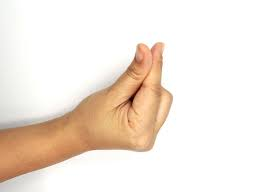
#> input picture CODES/hand1.jpg, 262 x 192 px
$ python skinMask.py
#> lines starting #> are read from the running program, lines starting #| are printed output that depends on the picture; after the words box and inside, x2 and y2 are one past the last pixel; in counts of white or black regions, pixels touching at a corner belong together
import numpy as np
import cv2

def func(path):
#> called with path = 'hand1.jpg'
    frame = cv2.imread(path)
#> frame is the input picture: shape (192, 262, 3); mean B, G, R 221.9, 231.9, 243.3
    cv2.imshow("showing",frame)
    frame = cv2.resize(frame,(96,96))
#> frame: shape (96, 96, 3)

    # downsize it to reduce processing time
    #cv2.imshow("original",frame)
    converted = cv2.cvtColor(frame, cv2.COLOR_BGR2HSV) # Convert from RGB to HSV
#> converted: shape (96, 96, 3); mean H, S, V 10.3, 26.3, 243.4
    #print(frame.shape)
    #tuned settings
    lowerBoundary = np.array([0,40,30],dtype="uint8")
    upperBoundary = np.array([43,255,254],dtype="uint8")

    skinMask = cv2.inRange(converted, lowerBoundary, upperBoundary)
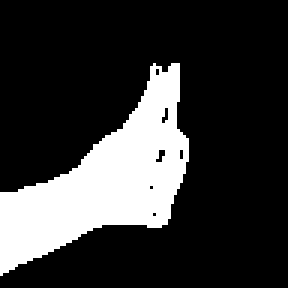
#> skinMask: shape (96, 96) (shown 3 times larger); 21.1% white; 1 white region, box (x1, y1, x2, y2) and area: (0, 21, 63, 92) 1947

    # apply a series of erosions and dilations to the mask using an elliptical kernel
    kernel = cv2.getStructuringElement(cv2.MORPH_ELLIPSE, (3,3))
    skinMask = cv2.erode(skinMask, kernel, iterations = 2)
#> skinMask: shape (96, 96); 16.3% white; 1 white region, box (x1, y1, x2, y2) and area: (0, 24, 61, 90) 1498
    skinMask = cv2.dilate(skinMask, kernel, iterations = 2)
#> skinMask: shape (96, 96); 20.6% white; 1 white region, box (x1, y1, x2, y2) and area: (0, 22, 63, 92) 1903

    lowerBoundary = np.array([170,80,30],dtype="uint8")
    upperBoundary = np.array([180,255,250],dtype="uint8")

    skinMask2 = cv2.inRange(converted, lowerBoundary, upperBoundary)
#> skinMask2: shape (96, 96); every value is 0
    skinMask = cv2.addWeighted(skinMask,0.5,skinMask2,0.5,0.0)
    #print(skinMask.flatten())
    #print(skinMask.shape)

    # blur the mask to help remove noise, then apply the
    # mask to the frame
    skinMask = cv2.medianBlur(skinMask, 5)
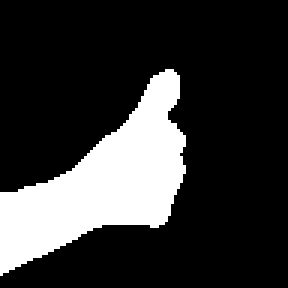
#> skinMask: shape (96, 96) (shown 3 times larger); values 0 (black) and 128 (white), 20.8% white; 1 white region, box (x1, y1, x2, y2) and area: (0, 23, 62, 92) 1914
    skin = cv2.bitwise_and(frame, frame, mask = skinMask)
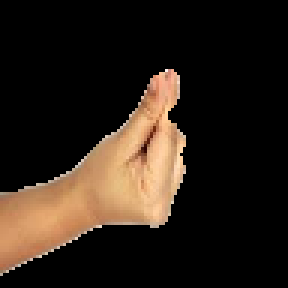
#> skin: shape (96, 96, 3) (shown 3 times larger); mean B, G, R 23.6, 32.7, 43.6
    frame = cv2.addWeighted(frame,1.5,skin,-0.5,0)
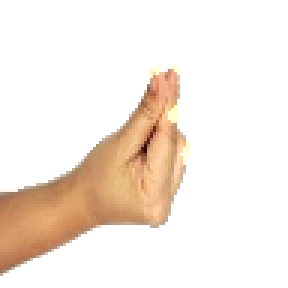
#> frame: shape (96, 96, 3) (shown 3 times larger); mean B, G, R 225.4, 234.7, 245.7
    skin = cv2.bitwise_and(frame, frame, mask = skinMask)

    #cv2.imshow("masked",skin) # Everything apart from skin is shown to be black

    h,w = skin.shape[:2]
#> h = 96; w = 96
    bw_image = cv2.cvtColor(skin, cv2.COLOR_HSV2BGR)  # Convert image from HSV to BGR format
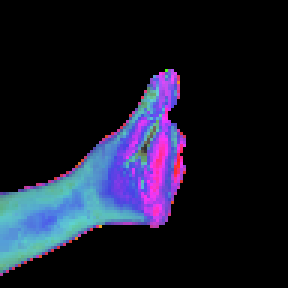
#> bw_image: shape (96, 96, 3) (shown 3 times larger); mean B, G, R 41.8, 25.1, 23.6
    bw_image = cv2.cvtColor(skin, cv2.COLOR_BGR2GRAY)  # Convert image from BGR to gray format
#> bw_image: shape (96, 96)
    bw_image = cv2.GaussianBlur(bw_image,(5,5),0)  # Highlight the main object
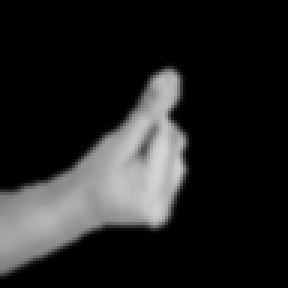
#> bw_image: shape (96, 96) (shown 3 times larger); min 0, max 213, mean 34.9
    threshold = 1
    cv2.imshow("Before thresholded",bw_image)
    for i in range(h):
        for j in range(w):
            if bw_image[i][j] > threshold:
               bw_image[i][j] = 0
            else:
               bw_image[i][j] = 255
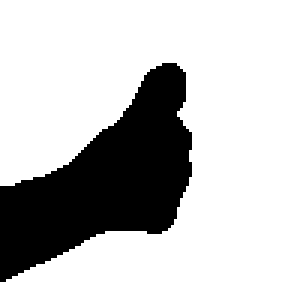
#> bw_image: shape (96, 96) (shown 3 times larger); 74.6% white; 1 black region, box (x1, y1, x2, y2) and area: (0, 21, 64, 94) 2340


    cv2.imshow("thresholded",bw_image)
    #cv2.waitKey(0)
    #cv2.destroyAllWindows()
    #return bw_image
if __name__ == "__main__":
    #path="C:\Users\PC\Desktop\Thesis\CODES\hand1.jpg"
    func("hand1.jpg")
